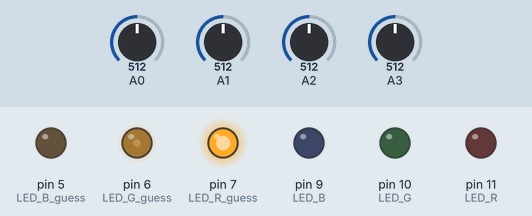
Recording of a sketch running on a simulated Arduino Uno, built with avr-gcc and run on an emulated ATmega328P. Parts: output pins drawn as LEDs (lit = HIGH). The test bench sets the inputs (shaded band); at power-on: A3 = 512, A0 = 512, A1 = 512, A2 = 512. What the sketch prints to the serial monitor is not drawn.

Above: at 1.2 s.
1.3 s: A3 set to 213
2.8 s: A3 set to 188
At 4.0 s:
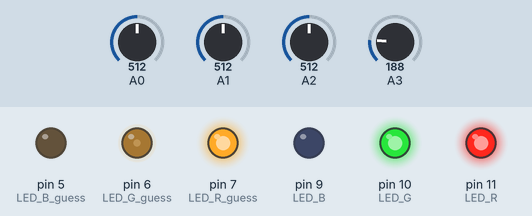
4.3 s: A3 set to 210
At 5.5 s:
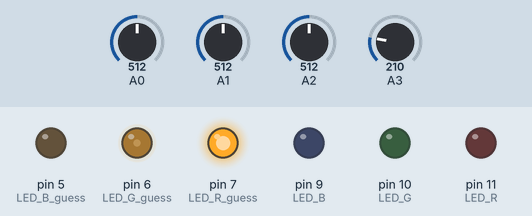
5.8 s: A3 set to 190
At 7.2 s:
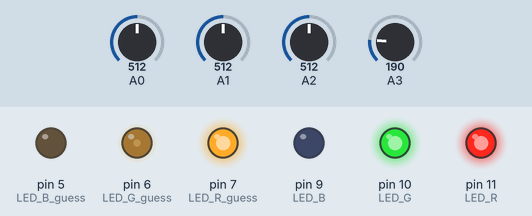
Timing chart, 0 to 8.3 s (numbered marks = the images above; inputs shaded):
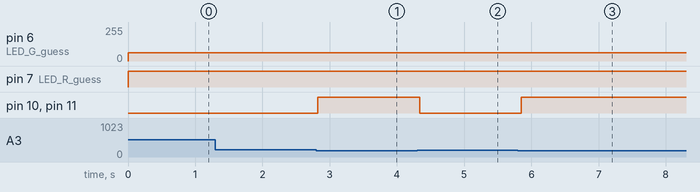

Measured:
- the behaviour switches between 201 and 200 on A3 (found by bisection; images 0 and 1)
- after the input at 1.3 s, every drawn part: stays the same
- after the input at 2.8 s, pin 10 (LED_G), pin 11 (LED_R): LOW → HIGH at once
- after the input at 4.3 s, pin 10 (LED_G), pin 11 (LED_R): HIGH → LOW at once
- after the input at 5.8 s, pin 10 (LED_G), pin 11 (LED_R): LOW → HIGH after 0.05 s

The sketch:

ColorMixing_Functionality.ino
```cpp
//Tutorial for RBG LED: https://www.youtube.com/watch?v=5Qi93MjlqzE
int LED_R= 11;
int LED_G = 10;
int LED_B = 9;

int LED_R_guess= 7;
int LED_G_guess = 6;
int LED_B_guess = 5;

int pallete_red = A0;
int pallete_yellow = A1;
int pallete_blue = A2;
int water = A3;
int ran = 0;


int sensorReading;
float colorCount[3] = {0, 0, 0}; //R, Y, B

// yellow, purple, red, blue, green, redder purple, cyan
float colorsGuess[7][3] = {{255.0,63.75,0},{255.0,0,255.0}, {255.0,0,0}, {0,0,255.0},{0,255.0,0}, {255.0,0.0,127.50}, {0.0,255.0,255.0}};

// this is used to make sure the count does not increase if
//the user keeps holding a color for longer than a loop
bool canIncrease[3] = {true, true, true};
float r_g_b[3] = {0.0,0.0,0.0};
float r_g_b_guess[3] = {0.0, 0.0, 0.0};

void setup() {
  //user
  pinMode(LED_R, OUTPUT);
  pinMode(LED_G, OUTPUT);
  pinMode(LED_B, OUTPUT);

  //guessing
  pinMode(LED_R_guess, OUTPUT);
  pinMode(LED_G_guess, OUTPUT);
  pinMode(LED_B_guess, OUTPUT);
  Serial.begin(9600);
  generateNewColor();

}

void loop() {
  touchedColor(pallete_red, 0);
  touchedColor(pallete_yellow, 1);
  touchedColor(pallete_blue, 2);

  if(guessed_right()) {
     Serial.println("colours match");
    blinkLED();
    reset();
    generateNewColor();
  }

  if (touchedWater(water)) {
    Serial.println("water touched detected");
    reset();
  }

  RYB_to_RGB();
  RGB_color(r_g_b[0], LED_R, r_g_b[1], LED_G, r_g_b[2], LED_B);
  RGB_color(r_g_b_guess[0], LED_R_guess, r_g_b_guess[1], LED_G_guess, r_g_b_guess[2], LED_B_guess);
  delay(100);
}

void generateNewColor() {


  memcpy(r_g_b_guess, colorsGuess[ran], 3*sizeof(float));

  Serial.println(ran);
  ran ++;
  if(ran == 7){
    ran = 0;
  }


}

bool guessed_right() {
  bool matched = true;

  for(int i = 0; i < 3; i++){ //check within for loop
    if (r_g_b[i] != (r_g_b_guess[i])){
      matched = false;
    }
  }
  return matched;
}

void RYB_to_RGB() {

  int r_steps = colorCount[0] + 4*colorCount[1] - 4*min(colorCount[1],colorCount[2]); // red + yellow - green
  int g_steps = colorCount[1]; // yellow
  int b_steps = colorCount[2] - min(colorCount[1],colorCount[2]); // blue - green

  float max_steps = max(r_steps, max(g_steps, b_steps))*1.0;

  r_g_b[0] = (r_steps/max_steps)*255;
  r_g_b[1] = (g_steps/max_steps)*255;
  r_g_b[2] = (b_steps/max_steps)*255;
}


void RGB_color(int r_light, int r_pin, int g_light, int g_pin, int b_light, int b_pin)
 {
  analogWrite(r_pin, r_light);
  analogWrite(g_pin, g_light);
  analogWrite(b_pin, b_light);
}

void touchedColor(int sensorPin, int i) {
  sensorReading = analogRead(sensorPin);
  if (sensorReading > 200 && canIncrease[i]) {
    colorCount[i] += 1;
    canIncrease[i] = false;
  } else if(sensorReading < 200) {
    canIncrease[i] = true;
  }
}

bool touchedWater(int sensorPin) {
  sensorReading = analogRead(sensorPin);
  if (sensorReading > 200) {
    return true;
  } else {
    return false;
  }
}

void blinkLED(){

  for(int i = 0; i < 5; i++){

    RGB_color(r_g_b[0], LED_R, r_g_b[1], LED_G, r_g_b[2], LED_B);
    RGB_color(r_g_b_guess[0], LED_R_guess, r_g_b_guess[1], LED_G_guess, r_g_b_guess[2], LED_B_guess);
    delay(500);
    RGB_color(0, LED_R, 0, LED_G, 0, LED_B);
    RGB_color(0, LED_R_guess, 0, LED_G_guess, 0, LED_B_guess);
    delay(500);
  }
}


void reset() {
  for(int i = 0; i < 3; i++) {
    colorCount[i] = 0;
    canIncrease[i] = true;
  }
}
```
